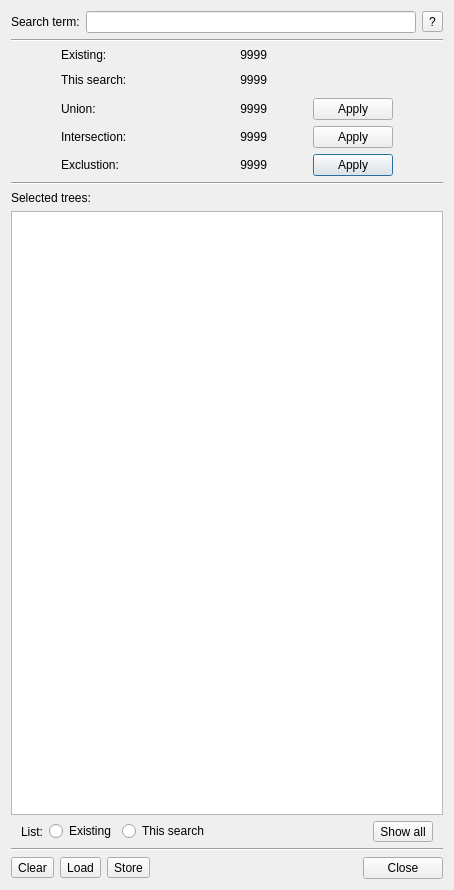
<?xml version="1.0" encoding="UTF-8"?>
<ui version="4.0">
 <class>TreeSearchDialog</class>
 <widget class="QDialog" name="TreeSearchDialog">
  <property name="geometry">
   <rect>
    <x>0</x>
    <y>0</y>
    <width>454</width>
    <height>890</height>
   </rect>
  </property>
  <property name="windowTitle">
   <string>Select visible trees</string>
  </property>
  <layout class="QVBoxLayout" name="verticalLayout">
   <item>
    <layout class="QHBoxLayout" name="horizontalLayout">
     <item>
      <widget class="QLabel" name="label">
       <property name="text">
        <string>Search term:</string>
       </property>
      </widget>
     </item>
     <item>
      <widget class="QLineEdit" name="searchTerm"/>
     </item>
     <item>
      <widget class="QToolButton" name="help">
       <property name="text">
        <string>?</string>
       </property>
      </widget>
     </item>
    </layout>
   </item>
   <item>
    <widget class="Line" name="line">
     <property name="orientation">
      <enum>Qt::Horizontal</enum>
     </property>
    </widget>
   </item>
   <item>
    <layout class="QGridLayout" name="gridLayout">
     <property name="leftMargin">
      <number>50</number>
     </property>
     <property name="rightMargin">
      <number>50</number>
     </property>
     <item row="3" column="0">
      <spacer name="horizontalSpacer_2">
       <property name="orientation">
        <enum>Qt::Horizontal</enum>
       </property>
       <property name="sizeHint" stdset="0">
        <size>
         <width>40</width>
         <height>5</height>
        </size>
       </property>
      </spacer>
     </item>
     <item row="0" column="0">
      <widget class="QLabel" name="label_2">
       <property name="text">
        <string>Existing:</string>
       </property>
      </widget>
     </item>
     <item row="5" column="1">
      <widget class="QLabel" name="countIntersection">
       <property name="text">
        <string>9999</string>
       </property>
       <property name="alignment">
        <set>Qt::AlignRight|Qt::AlignTrailing|Qt::AlignVCenter</set>
       </property>
      </widget>
     </item>
     <item row="0" column="1">
      <widget class="QLabel" name="countExisting">
       <property name="text">
        <string>9999</string>
       </property>
       <property name="alignment">
        <set>Qt::AlignRight|Qt::AlignTrailing|Qt::AlignVCenter</set>
       </property>
      </widget>
     </item>
     <item row="6" column="0">
      <widget class="QLabel" name="label_6">
       <property name="text">
        <string>Exclustion:</string>
       </property>
      </widget>
     </item>
     <item row="6" column="1">
      <widget class="QLabel" name="countExclusion">
       <property name="text">
        <string>9999</string>
       </property>
       <property name="alignment">
        <set>Qt::AlignRight|Qt::AlignTrailing|Qt::AlignVCenter</set>
       </property>
      </widget>
     </item>
     <item row="4" column="1">
      <widget class="QLabel" name="countUnion">
       <property name="text">
        <string>9999</string>
       </property>
       <property name="alignment">
        <set>Qt::AlignRight|Qt::AlignTrailing|Qt::AlignVCenter</set>
       </property>
      </widget>
     </item>
     <item row="6" column="3">
      <widget class="QPushButton" name="applyExclusion">
       <property name="text">
        <string>Apply</string>
       </property>
      </widget>
     </item>
     <item row="5" column="3">
      <widget class="QPushButton" name="applyIntersection">
       <property name="text">
        <string>Apply</string>
       </property>
      </widget>
     </item>
     <item row="2" column="1">
      <widget class="QLabel" name="countThis">
       <property name="text">
        <string>9999</string>
       </property>
       <property name="alignment">
        <set>Qt::AlignRight|Qt::AlignTrailing|Qt::AlignVCenter</set>
       </property>
      </widget>
     </item>
     <item row="2" column="0">
      <widget class="QLabel" name="label_3">
       <property name="text">
        <string>This search:</string>
       </property>
      </widget>
     </item>
     <item row="4" column="3">
      <widget class="QPushButton" name="applyUnion">
       <property name="text">
        <string>Apply</string>
       </property>
      </widget>
     </item>
     <item row="4" column="0">
      <widget class="QLabel" name="label_4">
       <property name="text">
        <string>Union:</string>
       </property>
      </widget>
     </item>
     <item row="1" column="0">
      <spacer name="horizontalSpacer_3">
       <property name="orientation">
        <enum>Qt::Horizontal</enum>
       </property>
       <property name="sizeHint" stdset="0">
        <size>
         <width>40</width>
         <height>5</height>
        </size>
       </property>
      </spacer>
     </item>
     <item row="5" column="0">
      <widget class="QLabel" name="label_5">
       <property name="text">
        <string>Intersection:</string>
       </property>
      </widget>
     </item>
     <item row="2" column="2">
      <spacer name="horizontalSpacer_4">
       <property name="orientation">
        <enum>Qt::Horizontal</enum>
       </property>
       <property name="sizeType">
        <enum>QSizePolicy::Maximum</enum>
       </property>
       <property name="sizeHint" stdset="0">
        <size>
         <width>40</width>
         <height>5</height>
        </size>
       </property>
      </spacer>
     </item>
    </layout>
   </item>
   <item>
    <widget class="Line" name="line_2">
     <property name="orientation">
      <enum>Qt::Horizontal</enum>
     </property>
    </widget>
   </item>
   <item>
    <widget class="QLabel" name="label_8">
     <property name="text">
      <string>Selected trees:</string>
     </property>
    </widget>
   </item>
   <item>
    <widget class="QTextEdit" name="currentMatches">
     <property name="readOnly">
      <bool>true</bool>
     </property>
    </widget>
   </item>
   <item>
    <layout class="QHBoxLayout" name="horizontalLayout_4">
     <property name="leftMargin">
      <number>10</number>
     </property>
     <property name="rightMargin">
      <number>10</number>
     </property>
     <item>
      <widget class="QLabel" name="label_7">
       <property name="text">
        <string>List:</string>
       </property>
      </widget>
     </item>
     <item>
      <widget class="QRadioButton" name="showExisting">
       <property name="text">
        <string>Existing</string>
       </property>
      </widget>
     </item>
     <item>
      <widget class="QRadioButton" name="showThis">
       <property name="text">
        <string>This search</string>
       </property>
      </widget>
     </item>
     <item>
      <spacer name="horizontalSpacer_6">
       <property name="orientation">
        <enum>Qt::Horizontal</enum>
       </property>
       <property name="sizeHint" stdset="0">
        <size>
         <width>40</width>
         <height>20</height>
        </size>
       </property>
      </spacer>
     </item>
     <item>
      <widget class="QToolButton" name="showAll">
       <property name="text">
        <string>Show all</string>
       </property>
      </widget>
     </item>
    </layout>
   </item>
   <item>
    <widget class="Line" name="line_3">
     <property name="orientation">
      <enum>Qt::Horizontal</enum>
     </property>
    </widget>
   </item>
   <item>
    <layout class="QHBoxLayout" name="horizontalLayout_2">
     <item>
      <widget class="QToolButton" name="clear">
       <property name="toolTip">
        <string>Completely clear the query</string>
       </property>
       <property name="text">
        <string>Clear</string>
       </property>
      </widget>
     </item>
     <item>
      <widget class="QToolButton" name="load">
       <property name="toolTip">
        <string>Load a previously stored query</string>
       </property>
       <property name="text">
        <string>Load</string>
       </property>
      </widget>
     </item>
     <item>
      <widget class="QToolButton" name="store">
       <property name="toolTip">
        <string>Store the query as it currently exists</string>
       </property>
       <property name="text">
        <string>Store</string>
       </property>
      </widget>
     </item>
     <item>
      <spacer name="horizontalSpacer">
       <property name="orientation">
        <enum>Qt::Horizontal</enum>
       </property>
       <property name="sizeHint" stdset="0">
        <size>
         <width>40</width>
         <height>20</height>
        </size>
       </property>
      </spacer>
     </item>
     <item>
      <widget class="QPushButton" name="close">
       <property name="text">
        <string>Close</string>
       </property>
      </widget>
     </item>
    </layout>
   </item>
  </layout>
 </widget>
 <resources/>
 <connections/>
</ui>
